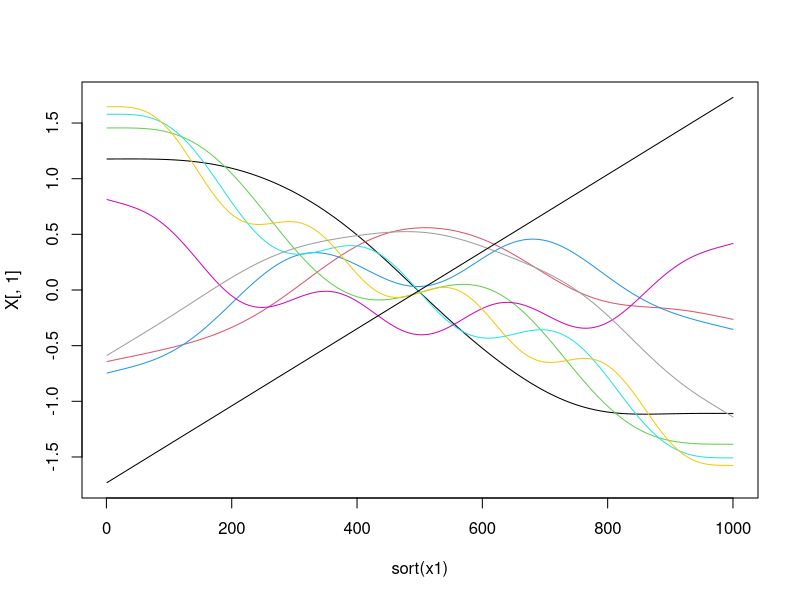
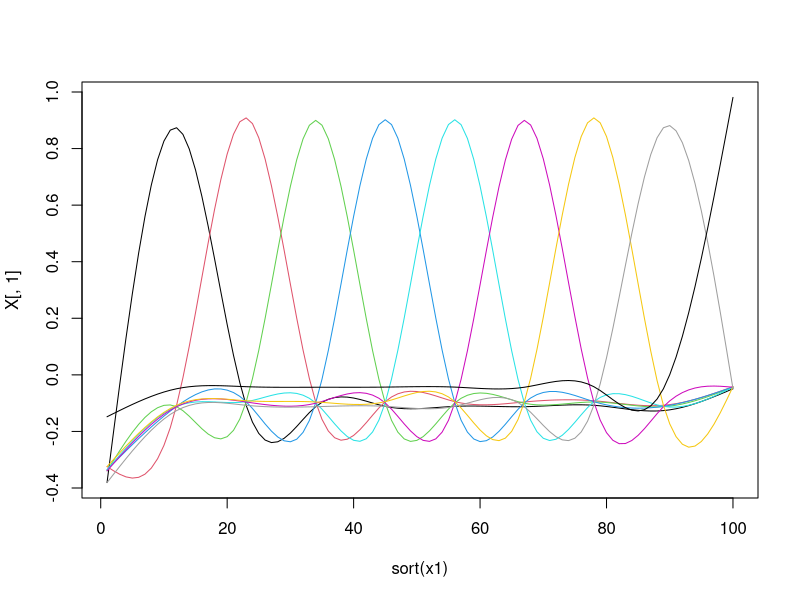
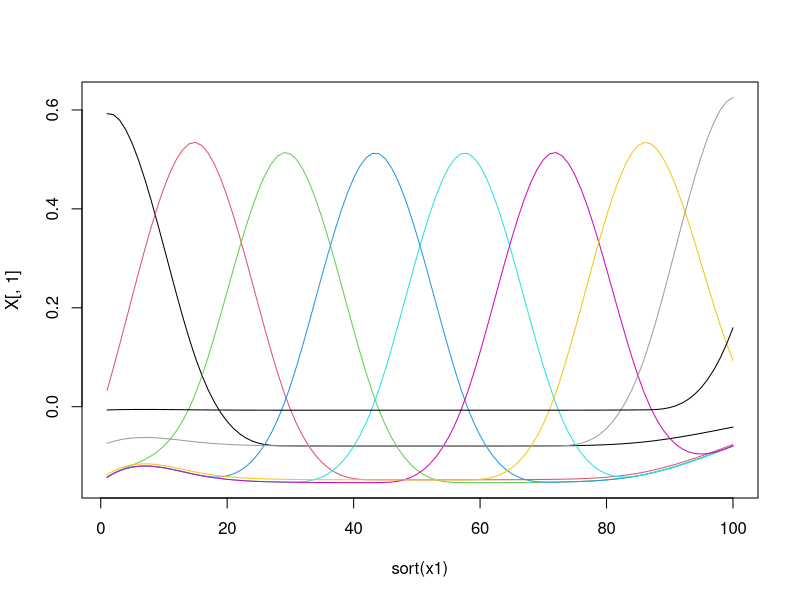
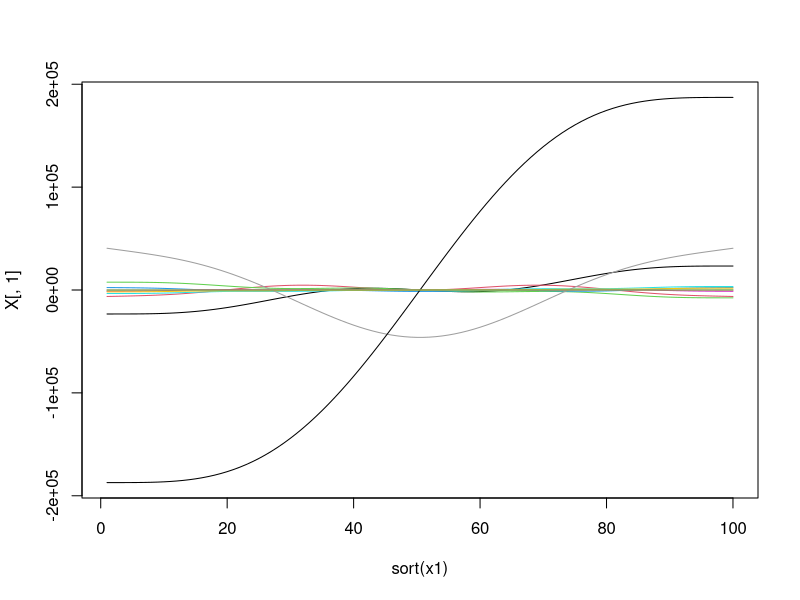

Here is the R script that generated these plots, in order:
library(mgcv)

# Plot Thin Plate regression splines

x1 <- 1:1000
um <- smoothCon(
  s(x1),
  data = data.frame(x1 = sort(x1)),
  knots = NULL,
  absorb.cons = TRUE
)
X <- um[[1]]$X
plot(sort(x1), X[, 1], ylim = range(X), type = "l")
for (i in 2:ncol(X))
  lines(sort(x1), X[, i], col = i)

# Plot cubic regression splines

x1 <- 1:100
um <- smoothCon(
  s(x1, bs = "cr"),
  data = data.frame(x1 = sort(x1)),
  knots = NULL,
  absorb.cons = TRUE
)
X <- um[[1]]$X
plot(sort(x1), X[, 1], ylim = range(X), type = "l")
for (i in 2:ncol(X))
  lines(sort(x1), X[, i], col = i)

# Plot P-splines

x1 <- 1:100
um <- smoothCon(
  s(x1, bs = "ps"),
  data = data.frame(x1 = sort(x1)),
  knots = NULL,
  absorb.cons = TRUE
)
X <- um[[1]]$X
plot(sort(x1), X[, 1], ylim = range(X), type = "l")
for (i in 2:ncol(X))
  lines(sort(x1), X[, i], col = i)

# Plot Duchon splines

x1 <- 1:100
um <- smoothCon(
  s(x1, bs = "ds"),
  data = data.frame(x1 = sort(x1)),
  knots = NULL,
  absorb.cons = TRUE
)
X <- um[[1]]$X
plot(sort(x1), X[, 1], ylim = range(X), type = "l")
for (i in 2:ncol(X))
  lines(sort(x1), X[, i], col = i)
